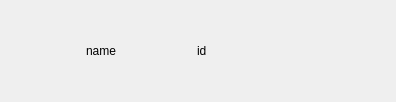
<?xml version="1.0" encoding="UTF-8"?>
<ui version="4.0">
 <class>ListItem</class>
 <widget class="QWidget" name="ListItem">
  <property name="geometry">
   <rect>
    <x>0</x>
    <y>0</y>
    <width>396</width>
    <height>102</height>
   </rect>
  </property>
  <property name="sizePolicy">
   <sizepolicy hsizetype="Preferred" vsizetype="Preferred">
    <horstretch>0</horstretch>
    <verstretch>0</verstretch>
   </sizepolicy>
  </property>
  <property name="windowTitle">
   <string>Form</string>
  </property>
  <layout class="QHBoxLayout" name="horizontalLayout">
   <item>
    <widget class="QLabel" name="lb_name">
     <property name="sizePolicy">
      <sizepolicy hsizetype="Fixed" vsizetype="Preferred">
       <horstretch>0</horstretch>
       <verstretch>0</verstretch>
      </sizepolicy>
     </property>
     <property name="text">
      <string>name</string>
     </property>
    </widget>
   </item>
   <item>
    <widget class="QLabel" name="lb_id">
     <property name="sizePolicy">
      <sizepolicy hsizetype="Fixed" vsizetype="Preferred">
       <horstretch>0</horstretch>
       <verstretch>0</verstretch>
      </sizepolicy>
     </property>
     <property name="text">
      <string>id</string>
     </property>
    </widget>
   </item>
   <item>
    <widget class="QLabel" name="lb_image">
     <property name="sizePolicy">
      <sizepolicy hsizetype="Preferred" vsizetype="Preferred">
       <horstretch>0</horstretch>
       <verstretch>0</verstretch>
      </sizepolicy>
     </property>
     <property name="maximumSize">
      <size>
       <width>20</width>
       <height>20</height>
      </size>
     </property>
     <property name="text">
      <string/>
     </property>
    </widget>
   </item>
  </layout>
 </widget>
 <resources/>
 <connections/>
</ui>
